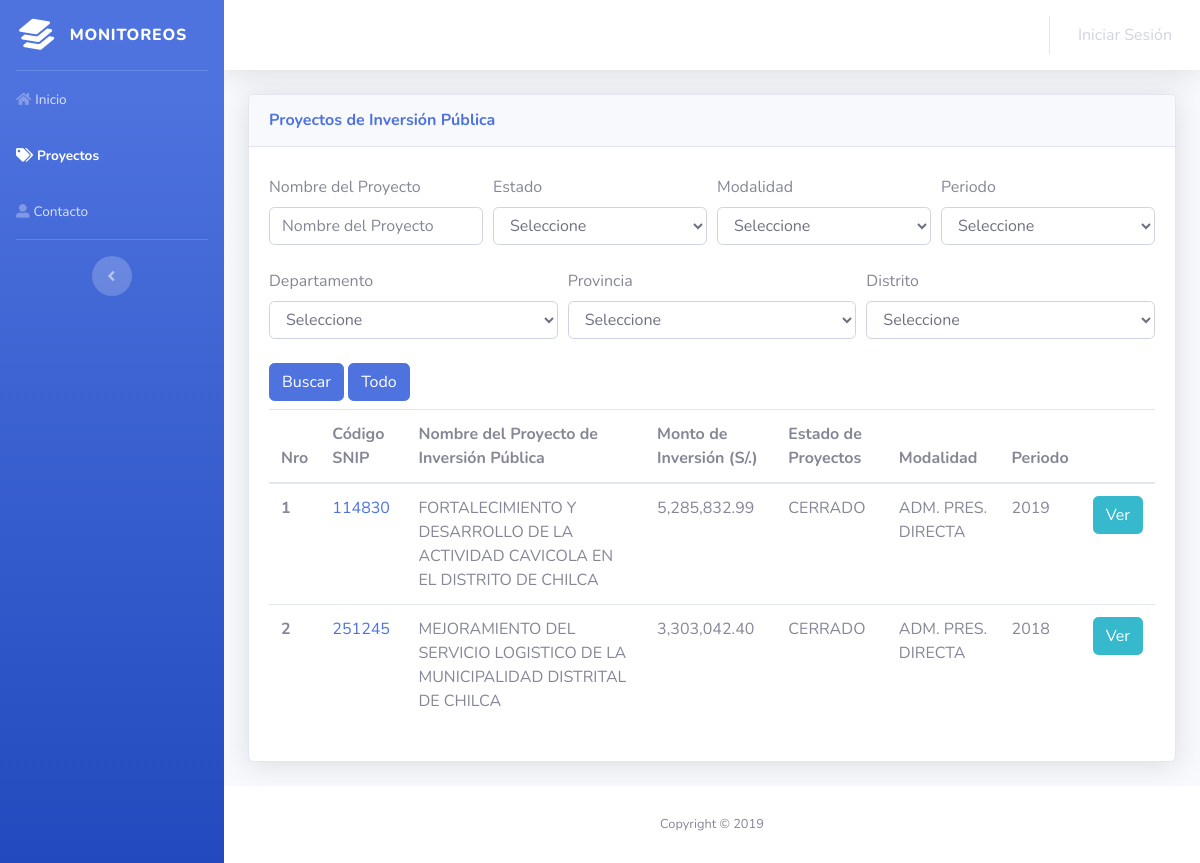
Page /user/proyectos.php on the committed database.
### tables this page shows
CREATE TABLE `proyectos` (
  `IdProyecto` int(11) NOT NULL,
  `IdMunicipalidad` varchar(11) DEFAULT NULL,
  `NombreObra` text,
  `IdModalidadProyecto` int(11) DEFAULT NULL,
  `Periodo` int(11) DEFAULT NULL,
  `Ubicacion` varchar(50) DEFAULT NULL,
  `IdDepartamento` int(11) DEFAULT NULL,
  `IdProvincia` int(11) DEFAULT NULL,
  `IdDistrito` int(11) DEFAULT NULL,
  `IdEstadoProyecto` int(11) DEFAULT NULL,
  `FechaInicio` date DEFAULT NULL,
  `FechaFin` date DEFAULT NULL,
  `FechaViable` date DEFAULT NULL,
  `Duracion` varchar(50) DEFAULT NULL,
  `AreaEjecutora` varchar(50) DEFAULT NULL,
  `Residente` varchar(100) DEFAULT NULL,
  `Supervisor` varchar(100) DEFAULT NULL,
  `MontoInversion` decimal(10,2) DEFAULT NULL,
  `Funcion` varchar(50) DEFAULT NULL,
  `AvanceFinanciero` decimal(10,2) DEFAULT NULL,
  `DatosTecnicos` longblob NOT NULL
);

CREATE TABLE `estados_proyecto` (
  `IdEstadoProyecto` int(11) NOT NULL,
  `EstadoProyecto` varchar(50) NOT NULL
);

CREATE TABLE `modalidad_proyecto` (
  `IdModalidadProyecto` int(11) NOT NULL,
  `ModalidadProyecto` varchar(50) NOT NULL
);

### user/php/get.php (called while the page is built, shortened)
<?php
    class get{
        function getSP($sp){
            $con = new Connection();
            $cmd = $con->getConnection();
            $cmd->query("SET NAMES UTF8");
            $cmd->query("SET CHARACTER SET utf8");
            $datos = $cmd->query("CALL ". $sp);
            return $datos;
        }
    }
?>

### user/proyectos.php (the view, shortened to what this page needs)
<?php
	require 'php/get.php';
	$get = new get();
	$resultProy = $get->getSP("get_Proyectos()");
?>
<!DOCTYPE html>
<html lang="en">
<head>
  <link href="vendor/fontawesome-free/css/all.min.css" rel="stylesheet" type="text/css">
  <link href="css/sb-admin-2.min.css" rel="stylesheet">
  <link rel="stylesheet" href="//cdn.jsdelivr.net/npm/alertifyjs@1.11.2/build/css/alertify.min.css"/>
    <link rel="stylesheet" href="//cdn.jsdelivr.net/npm/alertifyjs@1.11.2/build/css/themes/default.min.css"/>
</head>
<body id="page-top">
	<div id="wrapper">
		<ul class="navbar-nav bg-gradient-primary sidebar sidebar-dark accordion" id="accordionSidebar">
			<a class="sidebar-brand d-flex align-items-center justify-content-center" href="index.php">
				<div class="sidebar-brand-icon rotate-n-15"><i class="fas fa-layer-group"></i></div>
				<div class="sidebar-brand-text mx-3">Monitoreos</div>
			</a>
			<hr class="sidebar-divider my-0">
			<li class="nav-item">
				<a class="nav-link" href="index.php"><i class="fas fa-home"></i><span>Inicio</span></a>
			</li>
			<li class="nav-item active">
				<a class="nav-link" href="proyectos.php"><i class="fas fa-tags"></i><span>Proyectos</span></a>
			</li>
			<li class="nav-item">
				<a class="nav-link" href="404.php"><i class="fas fa-user-alt"></i><span>Contacto</span></a>
			</li>
			<hr class="sidebar-divider d-none d-md-block">
			<div class="text-center d-none d-md-inline">
				<button class="rounded-circle border-0" id="sidebarToggle"></button>
			</div>
		</ul>
		<div id="content-wrapper" class="d-flex flex-column">
			<div id="content">
				<nav class="navbar navbar-expand navbar-light bg-white topbar mb-4 static-top shadow">
					<ul class="navbar-nav ml-auto">
						<?php if(isset($_SESSION['usuario'])) {
							$ArrayUsuario = $_SESSION['usuario'];
							?>
							<li class="nav-item dropdown no-arrow">
								<a class="nav-link dropdown-toggle" href="#" id="userDropdown" role="button" data-toggle="dropdown" aria-haspopup="true" aria-expanded="false">
									<span class="mr-2 d-none d-lg-inline text-gray-600 small"><b><?php echo $ArrayUsuario[0]['Nombre']; ?></b></span>
									<img class="img-profile rounded-circle">
								</a>
								<div class="dropdown-menu dropdown-menu-right shadow animated--grow-in" aria-labelledby="userDropdown">
									<a class="dropdown-item" href="perfil.php"><i class="fas fa-user fa-sm fa-fw mr-2 text-gray-400"></i>Perfil</a>
									<a class="dropdown-item" href="404.php"><i class="fas fa-cogs fa-sm fa-fw mr-2 text-gray-400"></i>Configuración</a>
									<div class="dropdown-divider"></div>
									<a class="dropdown-item" href="#" id="Cerrar"><i class="fas fa-sign-out-alt fa-sm fa-fw mr-2 text-gray-400"></i>Cerrar Sesión</a>
								</div>
							</li>
						<?php } else { ?>
							<li class="nav-item"><a class="nav-link" href="login.php">Iniciar Sesión</a></li>
						<?php } ?>
					</ul>
				</nav>
				<div class="container-fluid">
					<div class="row">
						<div class="col-xl-12">
							<div class="card shadow mb-4">
								<div class="card-header py-3 d-flex flex-row align-items-center justify-content-between">
									<h6 class="m-0 font-weight-bold text-primary">Proyectos de Inversión Pública</h6>
								</div>
								<div class="card-body">
									<div class="mt-2 mb-2">
										<div class="form-row mt-2 mb-2">
											<div class="col form-group">
												<label for="Proyecto">Nombre del Proyecto</label>
												<input type="text" class="form-control" id="Proyecto" name="Proyecto" placeholder="Nombre del Proyecto">
											</div>
											<div class="col form-group">
												<label for="Estado">Estado</label>
												<select class="form-control" id="Estado" name="Estado">
													<option value="" selected>Seleccione</option>
												</select>
											</div>
											<div class="col form-group">
												<label for="Modalidad">Modalidad</label>
												<select class="form-control" id="Modalidad" name="Modalidad">
													<option value="" selected>Seleccione</option>
												</select>
											</div>
											<div class="col form-group">
												<label for="Periodo">Periodo</label>
												<select class="form-control" id="Periodo" name="Periodo">
													<option value="" selected>Seleccione</option>
												</select>
											</div>
										</div>
										<div class="form-row mt-2 mb-2">
											<div class="col form-group">
												<label for="Departamento">Departamento</label>
												<select class="form-control" id="Departamento" name="Departamento">
													<option value="" selected>Seleccione</option>
												</select>
											</div>
											<div class="col form-group">
												<label for="Provincia">Provincia</label>
												<select class="form-control" id="Provincia" name="Provincia">
													<option value="" selected>Seleccione</option>
												</select>
											</div>
											<div class="col form-group">
												<label for="Distrito">Distrito</label>
												<select class="form-control" id="Distrito" name="Distrito">
													<option value="" selected>Seleccione</option>
												</select>
											</div>
										</div>
										<div class="mt-2 mb-2">
											<button class="btn btn-primary" id="Buscar" name="Buscar" type="submit">Buscar</button>
											<button class="btn btn-primary" id="Todo" name="Todo" type="submit">Todo</button>
										</div>
									</div>
									<div class="table-responsive">
										<table class="table" id="Contenido">
											<thead>
												<tr>
													<th scope="col">Nro</th>
													<th scope="col">Código SNIP</th>
													<th scope="col">Nombre del Proyecto de Inversión Pública</th>
													<th scope="col">Monto de Inversión (S/.)</th>
													<th scope="col">Estado de Proyectos</th>
													<th scope="col">Modalidad</th>
													<th scope="col">Periodo</th>
													<th scope="col"></th>
												</tr>
											</thead>
											<tbody>
												<?php
													$i = 1;
													while ($row = $resultProy->fetch_assoc()) {
												?>
													<tr>
														<th scope="row"><?php echo $i; ?></th>
														<td><a href="http://ofi2.mef.gob.pe/bp/ConsultarPIP/frmConsultarPIP.asp?accion=consultar&txtCodigo=<?php echo $row['IdProyecto']; ?>" target="_blank"><?php echo $row['IdProyecto']; ?></a></td>
														<td><?php echo $row['NombreObra']; ?></td>
														<td><?php echo number_format($row['MontoInversion'],2); ?></td>
														<td><?php echo $row['EstadoProyecto']; ?></td>
														<td><?php echo $row['ModalidadProyecto']; ?></td>
														<td><?php echo $row['Periodo']; ?></td>
														<td><button class="btn btn-info ver" data-id="<?php echo $row['IdProyecto']; ?>">Ver</button></td>
													</tr>
												<?php $i++; } ?>
											</tbody>
										</table>
									</div>
								</div>
							</div>
						</div>
					</div>
				</div>
			</div>
			<div>
				<footer class="sticky-footer bg-white">
					<div class="container my-auto">
					<div class="copyright text-center my-auto">
						<span>Copyright &copy; 2019</span>
					</div>
					</div>
				</footer>
			</div>
		</div>
  	</div>
</body>
</html>

### rows in the picture
proyectos: IdProyecto "114830", NombreObra "FORTALECIMIENTO Y DESARROLLO DE LA ACTIVIDAD CAVICOLA EN EL DISTRITO DE CHILCA", MontoInversion "5,285,832.99", IdEstadoProyecto.EstadoProyecto "CERRADO", IdModalidadProyecto.ModalidadProyecto "ADM. PRES. DIRECTA", Periodo "2019"
proyectos: IdProyecto "251245", NombreObra "MEJORAMIENTO DEL SERVICIO LOGISTICO DE LA MUNICIPALIDAD DISTRITAL DE CHILCA", MontoInversion "3,303,042.40", IdEstadoProyecto.EstadoProyecto "CERRADO", IdModalidadProyecto.ModalidadProyecto "ADM. PRES. DIRECTA", Periodo "2018"
